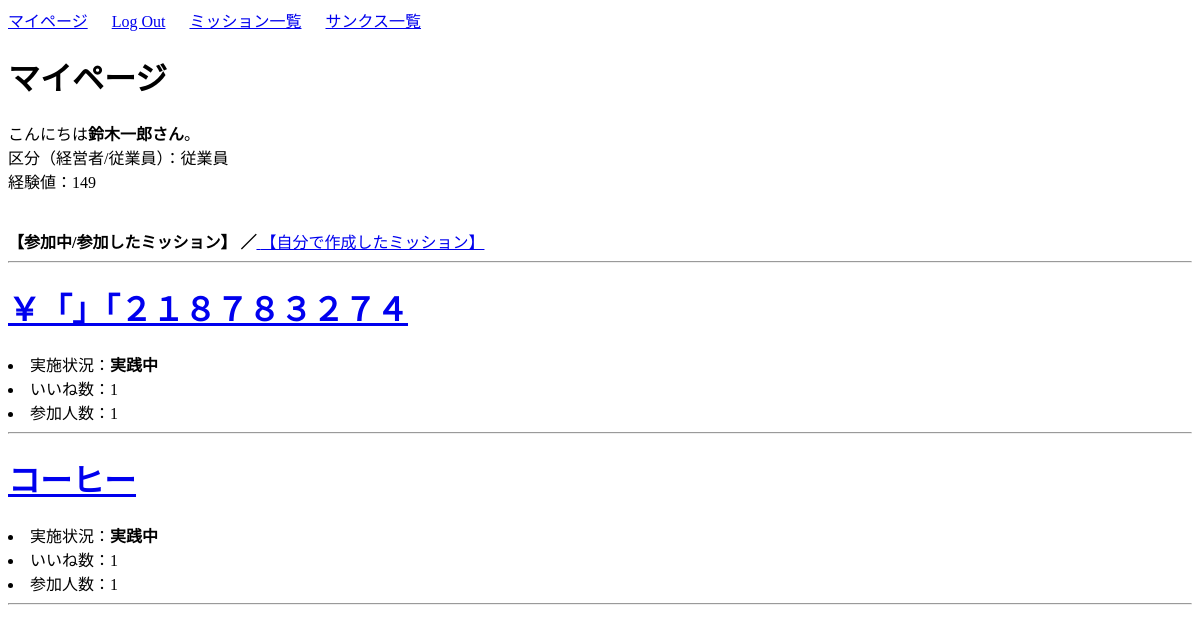
The page /join/ (signed in) on the database as committed earlier.
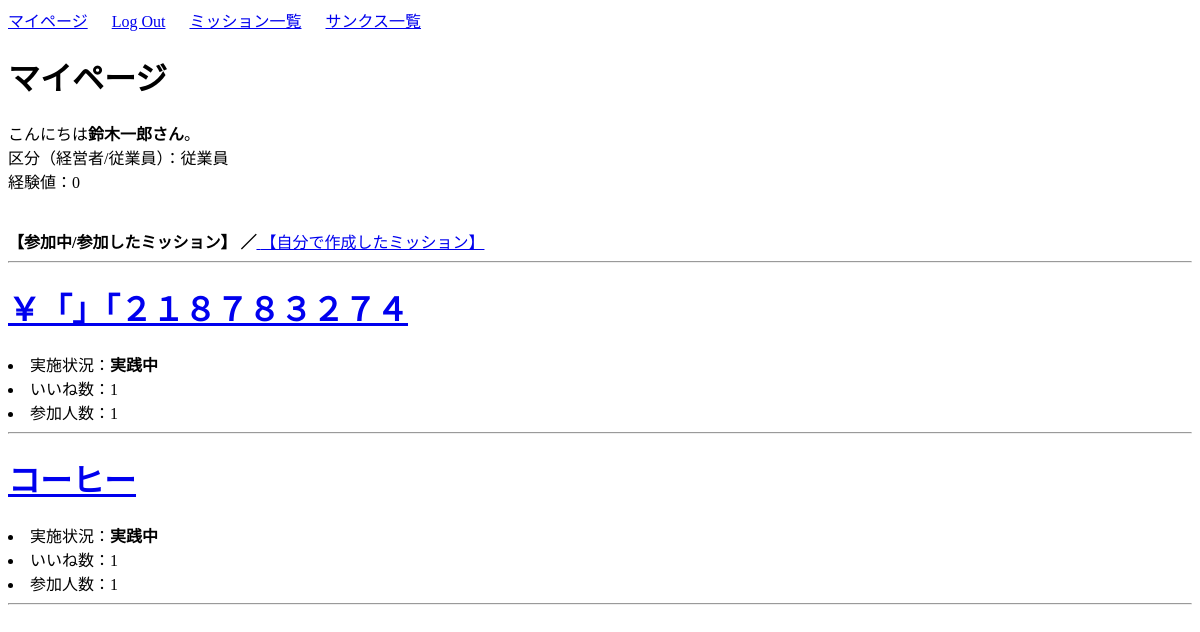
The same page on the database as committed later.
### user/models.py (models this page shows, shortened)
class Profile(models.Model):
    user = models.OneToOneField(User, on_delete=models.CASCADE)
    kubun = models.CharField(verbose_name='区分',
                             max_length=2,
                             choices=KUBUN_CHOICES,
                             blank=True)
    exp_total = models.IntegerField(verbose_name='経験値', default=10)
    mission_create_count = models.IntegerField(default=0)  # ミッション作成回数
    my_success_count = models.IntegerField(default=0)      # 自ら作成したミッションの達成数
    join_count = models.IntegerField(default=0)            # ミッション参加回数
    team_success_count = models.IntegerField(default=0)    # 参加したミッションの達成回数
    thanks_count = models.IntegerField(default=0)          # 感謝した回数
    thanked_count = models.IntegerField(default=0)         # 感謝された回数

### user/views.py (the view)
# urls.py: path('join/', views.join_list, name='join-list'),
def join_list(request):
    if request.user.is_authenticated:
        profiles = Profile.objects.filter(user__username=request.user.username)
        profile = profiles[0]
        my_missions = Mission.objects.filter(author=request.user)   # 自分が作成したミッション
        join_missions = profile.mission_set.all                     # 自分が参加したミッション
        contents = {
            "profile": profile,
            "total_exp": total_exp,
            "my_missions": my_missions,
            "join_missions": join_missions,
        }
    else:
        contents = {}
    return render(request, 'user/join_list.html', contents)

### user/templates/user/join_list.html (shortened to what this page needs)
{% extends 'mission/base.html' %}
{% block body %}
    <head>
    </head>
    <h1>マイページ</h1>
    {% if user.is_authenticated %}
    こんにちは<b>{{ profile.user.username }}さん</b>。
    <br>
    {% if profile %}
    区分（経営者/従業員）：{{ profile.get_kubun_display }}
    <br>
    経験値：{{ profile.exp_total }}
    <br>
    <br>
    <br>
    <b>【参加中/参加したミッション】 ／</b><a href="{% url 'expmain' %}"> 【自分で作成したミッション】</a>
    <hr>
    {% for item in join_missions reversed  %}
    <h1><a href="{% url 'mission-detail' item.id %}">{{ item.title }}</a></h1>
    <li>実施状況：<b>{{ item.get_mission_flg_display }}</b></li>
    <li>いいね数：{{ item.good_count }}</li>
    <li>参加人数：{{ item.participants }}</li>
    <hr>
    {% endfor %}
    {% else %}
    <p>データがありません。</p>
    {% endif %}
    {% else %}
    <h3>loginしてください。</h3>
    {% endif %}
{% endblock body %}

Rows that differ between the two databases and show on the page:
changed Profile "従業員": exp_total "149" → "0"
